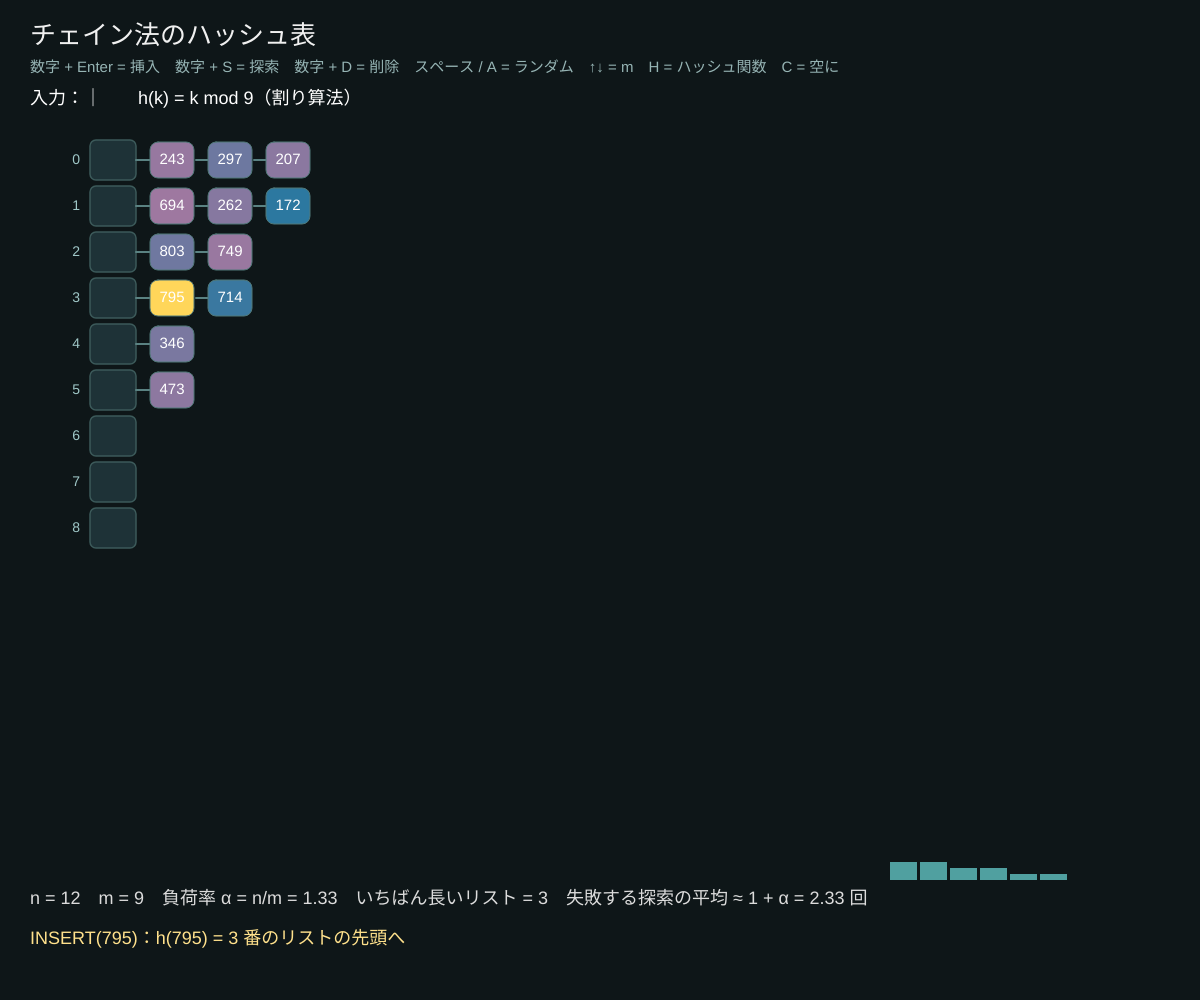
Frame 1 (no input)
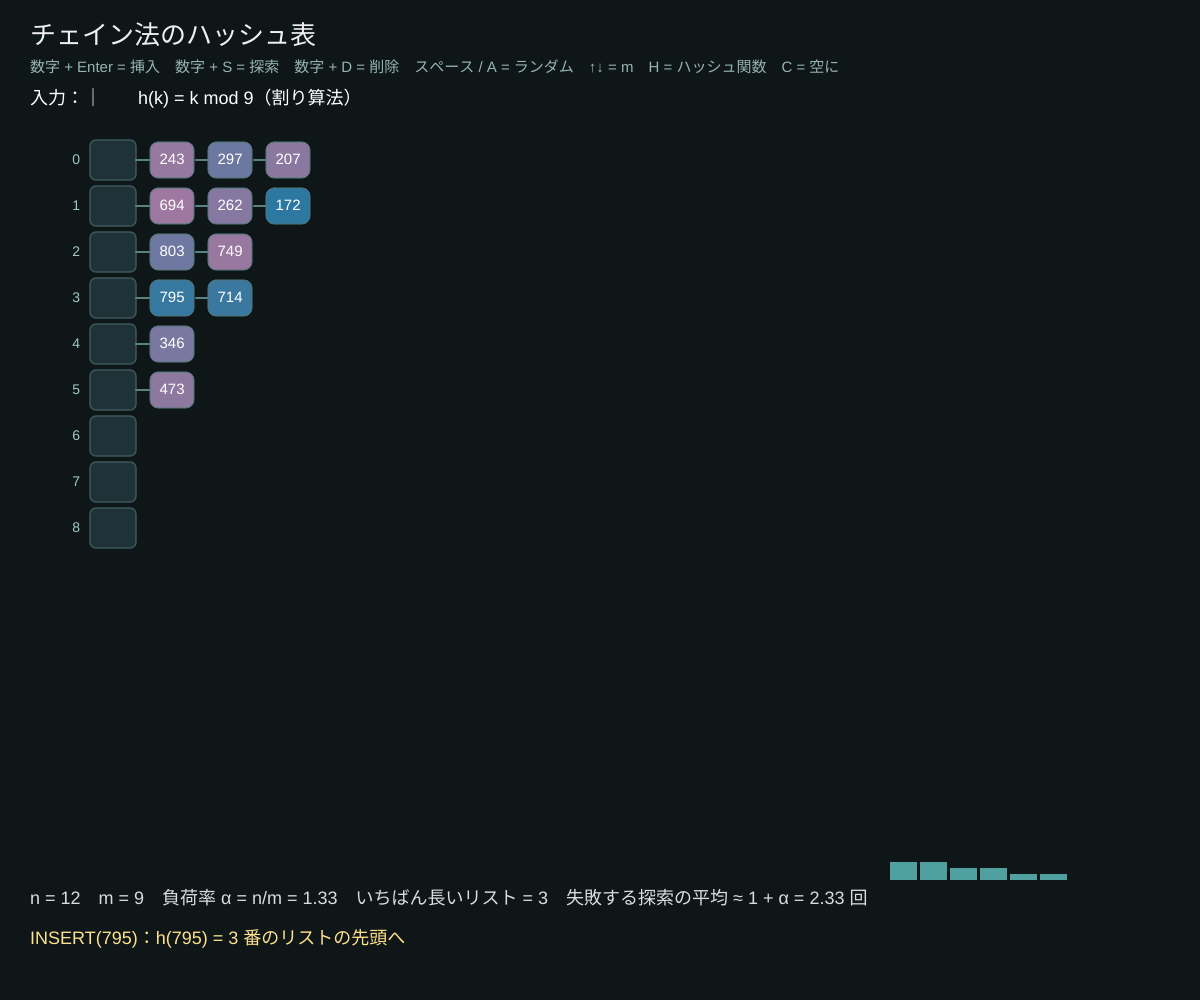
Frame 60 (no input)
Frame 120 (the mouse pressed at the canvas centre since frame 60): identical to frame 60, image omitted

The p5.js sketch that drew these frames (run headless with seeded random() and noise() and a simulated clock; from frame 60 on, the mouse is pressed at the canvas centre):

// p5.js sketch
// ── sketch.js
// ============================================
// 05 チェイン法のハッシュ表
// キー k を h(k) 番のマスへ。同じマスに来たもの（衝突）は連結リストでつなぐ
// 負荷率 α = n / m（1 マスあたりの平均の個数）。探索にかかる時間の平均は Θ(1 + α)
// 操作：数字 + Enter = 挿入 / 数字 + S = 探索 / 数字 + D = 削除 / スペース = ランダムに 1 個 / A = 10 個
//       ↑↓ = マスの数 m（入れ直し）/ H = ハッシュ関数（割り算法 ⇄ かけ算法）/ C = 空に
// ============================================

let m = 9;              // ★ マスの数
let keyMax = 1000;      // ★ キーの範囲 0〜keyMax-1
let A = (Math.sqrt(5) - 1) / 2; // ★ かけ算法の定数（Knuth のおすすめ 0.618…）
let method = 'div';

let T = [];             // T[i] = キーの配列（先頭 = リストの先頭）
let n = 0, buf = '', msg = 'スペースでランダムに挿入、数字 + Enter で好きな数を挿入';
let scan = null, flashKey = -1, flashT = 0;

function setup() {
  createCanvas(windowWidth, windowHeight);
  rebuild([]);
  for (let i = 0; i < 12; i++) chainedInsert(floor(random(keyMax)));
}

function h(k) {
  if (method === 'div') return k % m;                          // 割り算法 h(k) = k mod m
  return floor(m * ((k * A) % 1));                             // かけ算法 h(k) = ⌊m (kA mod 1)⌋
}
function chainedInsert(k) {
  if (T[h(k)].includes(k)) { msg = `${k} はもう入っています`; return; }
  T[h(k)].unshift(k); n++;                                     // リストの先頭に入れる → O(1)
  flashKey = k; flashT = 45;
  msg = `INSERT(${k})：h(${k}) = ${h(k)} 番のリストの先頭へ`;
}
function rebuild(keys) { T = []; for (let i = 0; i < m; i++) T.push([]); n = 0; for (let k of keys) { T[h(k)].unshift(k); n++; } }
function allKeysH() { return T.flat(); }

function draw() {
  background(14, 22, 24);
  if (flashT > 0) flashT--;
  if (scan && frameCount % 16 === 0) advanceScan();

  noStroke(); fill(240); textAlign(LEFT, TOP); textSize(26);
  text('チェイン法のハッシュ表', 30, 24);
  fill(150, 180, 180); textSize(15);
  text('数字 + Enter = 挿入　数字 + S = 探索　数字 + D = 削除　スペース / A = ランダム　↑↓ = m　H = ハッシュ関数　C = 空に', 30, 60);
  fill(255); textSize(18);
  text(`入力：${buf}${frameCount % 60 < 30 ? '｜' : ''}　　h(k) = ${method === 'div' ? 'k mod ' + m + '（割り算法）' : '⌊' + m + ' × (k × 0.618… mod 1)⌋（かけ算法）'}`, 30, 90);

  let y0 = 140, rh = min(46, (height - 290) / m), x0 = 90, nw = 58;
  let longest = 0;
  for (let i = 0; i < m; i++) {
    let y = y0 + i * rh;
    stroke(60, 90, 90); strokeWeight(1.5); fill(30, 50, 55);
    rect(x0, y, 46, rh - 6, 6);
    noStroke(); fill(160, 200, 200); textAlign(RIGHT, CENTER); textSize(14);
    text(i, x0 - 10, y + rh / 2 - 3);
    longest = max(longest, T[i].length);
    let maxFit = floor((width - x0 - 120) / nw);
    T[i].forEach((k, j) => {
      if (j >= maxFit) { if (j === maxFit) { fill(200); textAlign(LEFT, CENTER); text(`… 他 ${T[i].length - maxFit}`, x0 + 60 + j * nw, y + rh / 2 - 3); } return; }
      let x = x0 + 60 + j * nw;
      stroke(90, 130, 130); strokeWeight(2);
      line(j === 0 ? x0 + 46 : x - 12, y + rh / 2 - 3, x, y + rh / 2 - 3);
      let isScan = scan && scan.slot === i && scan.idx === j;
      stroke(isScan ? color(255, 214, 90) : color(80, 120, 120)); strokeWeight(isScan ? 4 : 1);
      fill(k === flashKey && flashT > 0 ? color(255, 214, 90) : color(keyHue(k), 120, 160));
      rect(x, y + 2, nw - 14, rh - 10, 8);
      noStroke(); fill(255); textAlign(CENTER, CENTER); textSize(min(15, rh * 0.42));
      text(k, x + (nw - 14) / 2, y + rh / 2 - 3);
    });
  }

  // 統計
  let alpha = n / m;
  fill(220); noStroke(); textAlign(LEFT, TOP); textSize(18);
  text(`n = ${n}　m = ${m}　負荷率 α = n/m = ${nf(alpha, 1, 2)}　いちばん長いリスト = ${longest}　失敗する探索の平均 ≈ 1 + α = ${nf(1 + alpha, 1, 2)} 回`, 30, height - 110);
  // リストの長さの棒グラフ
  let bw = min(30, (width * 0.3) / m);
  for (let i = 0; i < m; i++) { fill(80, 160, 160); rect(width - 40 - (m - i) * bw, height - 120 - T[i].length * 6, bw - 3, T[i].length * 6); }
  fill(255, 225, 140); textSize(18); text(msg, 30, height - 70);
}
function keyHue(k) { return (k * 37) % 120 + 40; }

function startScan(mode) {
  if (buf === '') { msg = '先に数字を打ってください'; return; }
  let k = int(buf); buf = '';
  scan = { k, slot: h(k), idx: 0, mode };
  msg = `${mode === 'delete' ? 'DELETE' : 'SEARCH'}(${k})：h(${k}) = ${scan.slot} 番のリストだけを先頭から調べる…`;
  if (T[scan.slot].length === 0) { msg += ' 空なので、ない'; scan = null; }
}
function advanceScan() {
  let s = scan, list = T[s.slot];
  if (s.idx >= list.length) { msg = `${s.k} はなかった（リストの ${list.length} 個を全部見た）`; scan = null; return; }
  if (list[s.idx] === s.k) {
    if (s.mode === 'delete') { list.splice(s.idx, 1); n--; msg = `${s.k} を削除（${s.idx + 1} 個目で発見）`; }
    else { msg = `${s.k} を ${s.idx + 1} 個目で発見！ 他のマスは一切見ていない`; flashKey = s.k; flashT = 60; }
    scan = null; return;
  }
  s.idx++;
}

function keyPressed() {
  if (key >= '0' && key <= '9') { if (buf.length < 3) buf += key; return; }
  if (key === BACKSPACE) { buf = buf.slice(0, -1); return; }
  let k = key.toLowerCase();
  if (key === ENTER && buf) { chainedInsert(int(buf)); buf = ''; }
  if (k === 's') startScan('search');
  if (k === 'd') startScan('delete');
  if (key === ' ') chainedInsert(floor(random(keyMax)));
  if (k === 'a') for (let i = 0; i < 10; i++) chainedInsert(floor(random(keyMax)));
  if (k === 'c') { rebuild([]); msg = '空にしました'; }
  if (k === 'h') { method = method === 'div' ? 'mul' : 'div'; rebuild(allKeysH()); msg = 'ハッシュ関数を変えて入れ直した'; scan = null; }
  if (key === UP_ARROW) { m = min(20, m + 1); rebuild(allKeysH()); msg = `m = ${m} にして全部入れ直し（再ハッシュ）`; scan = null; }
  if (key === DOWN_ARROW) { m = max(1, m - 1); rebuild(allKeysH()); msg = `m = ${m} にして全部入れ直し（再ハッシュ）`; scan = null; }
}
function windowResized() { resizeCanvas(windowWidth, windowHeight); }

// ---------- やってみよう ----------
// 1. A で 50 個入れて α を 5 くらいにする。↑ で m を増やすとリストが短くなる
// 2. m = 1 にすると？（ただの連結リスト。探索は O(n)）
// 3. 10, 20, 30, … と 10 の倍数ばかり入れて m = 10 にすると？ H でかけ算法にすると？
